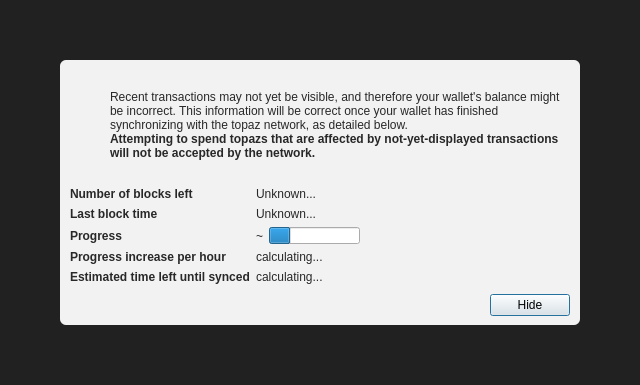
<?xml version="1.0" encoding="UTF-8"?>
<ui version="4.0">
 <class>ModalOverlay</class>
 <widget class="ModalOverlay" name="ModalOverlay">
  <property name="geometry">
   <rect>
    <x>0</x>
    <y>0</y>
    <width>640</width>
    <height>385</height>
   </rect>
  </property>
  <property name="windowTitle">
   <string>Form</string>
  </property>
  <layout class="QVBoxLayout" name="verticalLayout" stretch="0">
   <property name="sizeConstraint">
    <enum>QLayout::SetDefaultConstraint</enum>
   </property>
   <property name="leftMargin">
    <number>0</number>
   </property>
   <property name="topMargin">
    <number>0</number>
   </property>
   <property name="rightMargin">
    <number>0</number>
   </property>
   <property name="bottomMargin">
    <number>0</number>
   </property>
   <item>
    <widget class="QWidget" name="bgWidget" native="true">
     <property name="styleSheet">
      <string notr="true">#bgWidget { background: rgba(0,0,0,220); }</string>
     </property>
     <layout class="QVBoxLayout" name="verticalLayoutMain" stretch="1">
      <property name="leftMargin">
       <number>60</number>
      </property>
      <property name="topMargin">
       <number>60</number>
      </property>
      <property name="rightMargin">
       <number>60</number>
      </property>
      <property name="bottomMargin">
       <number>60</number>
      </property>
      <item>
       <widget class="QWidget" name="contentWidget" native="true">
        <property name="styleSheet">
         <string notr="true">#contentWidget { background: rgba(255,255,255,240); border-radius: 6px; }

QLabel { color: rgb(40,40,40);  }</string>
        </property>
        <layout class="QVBoxLayout" name="verticalLayoutSub" stretch="1,0,0,0">
         <property name="spacing">
          <number>0</number>
         </property>
         <property name="leftMargin">
          <number>10</number>
         </property>
         <property name="topMargin">
          <number>10</number>
         </property>
         <property name="rightMargin">
          <number>10</number>
         </property>
         <property name="bottomMargin">
          <number>10</number>
         </property>
         <item>
          <layout class="QHBoxLayout" name="horizontalLayoutIconText" stretch="0,1">
           <property name="topMargin">
            <number>20</number>
           </property>
           <item>
            <layout class="QVBoxLayout" name="verticalLayoutIcon">
             <property name="leftMargin">
              <number>0</number>
             </property>
             <item>
              <widget class="QPushButton" name="warningIcon">
               <property name="enabled">
                <bool>false</bool>
               </property>
               <property name="text">
                <string/>
               </property>
               <property name="icon">
                <iconset>
                 <normaloff>:/icons/warning</normaloff>
                 <disabledoff>:/icons/warning</disabledoff>:/icons/warning</iconset>
               </property>
               <property name="iconSize">
                <size>
                 <width>48</width>
                 <height>48</height>
                </size>
               </property>
               <property name="flat">
                <bool>true</bool>
               </property>
              </widget>
             </item>
             <item>
              <spacer name="verticalSpacerWarningIcon">
               <property name="orientation">
                <enum>Qt::Vertical</enum>
               </property>
               <property name="sizeHint" stdset="0">
                <size>
                 <width>20</width>
                 <height>40</height>
                </size>
               </property>
              </spacer>
             </item>
            </layout>
           </item>
           <item>
            <layout class="QVBoxLayout" name="verticalLayoutInfoText">
             <property name="leftMargin">
              <number>0</number>
             </property>
             <property name="topMargin">
              <number>0</number>
             </property>
             <item>
              <widget class="QLabel" name="infoText">
               <property name="text">
                <string>Recent transactions may not yet be visible, and therefore your wallet's balance might be incorrect. This information will be correct once your wallet has finished synchronizing with the topaz network, as detailed below.</string>
               </property>
               <property name="textFormat">
                <enum>Qt::RichText</enum>
               </property>
               <property name="wordWrap">
                <bool>true</bool>
               </property>
              </widget>
             </item>
             <item>
              <widget class="QLabel" name="infoTextStrong">
               <property name="font">
                <font>
                 <weight>75</weight>
                 <bold>true</bold>
                </font>
               </property>
               <property name="text">
                <string>Attempting to spend topazs that are affected by not-yet-displayed transactions will not be accepted by the network.</string>
               </property>
               <property name="textFormat">
                <enum>Qt::RichText</enum>
               </property>
               <property name="wordWrap">
                <bool>true</bool>
               </property>
              </widget>
             </item>
             <item>
              <spacer name="verticalSpacerInTextSpace">
               <property name="orientation">
                <enum>Qt::Vertical</enum>
               </property>
               <property name="sizeHint" stdset="0">
                <size>
                 <width>20</width>
                 <height>40</height>
                </size>
               </property>
              </spacer>
             </item>
            </layout>
           </item>
          </layout>
         </item>
         <item>
          <spacer name="verticalSpacerAfterText">
           <property name="orientation">
            <enum>Qt::Vertical</enum>
           </property>
           <property name="sizeHint" stdset="0">
            <size>
             <width>20</width>
             <height>40</height>
            </size>
           </property>
          </spacer>
         </item>
         <item>
          <layout class="QFormLayout" name="formLayout">
           <property name="fieldGrowthPolicy">
            <enum>QFormLayout::FieldsStayAtSizeHint</enum>
           </property>
           <property name="horizontalSpacing">
            <number>6</number>
           </property>
           <property name="verticalSpacing">
            <number>6</number>
           </property>
           <property name="topMargin">
            <number>10</number>
           </property>
           <item row="0" column="0">
            <widget class="QLabel" name="labelNumberOfBlocksLeft">
             <property name="font">
              <font>
               <weight>75</weight>
               <bold>true</bold>
              </font>
             </property>
             <property name="text">
              <string>Number of blocks left</string>
             </property>
            </widget>
           </item>
           <item row="0" column="1">
            <widget class="QLabel" name="numberOfBlocksLeft">
             <property name="text">
              <string>Unknown...</string>
             </property>
            </widget>
           </item>
           <item row="1" column="0">
            <widget class="QLabel" name="labelLastBlockTime">
             <property name="font">
              <font>
               <weight>75</weight>
               <bold>true</bold>
              </font>
             </property>
             <property name="text">
              <string>Last block time</string>
             </property>
            </widget>
           </item>
           <item row="1" column="1">
            <widget class="QLabel" name="newestBlockDate">
             <property name="sizePolicy">
              <sizepolicy hsizetype="Maximum" vsizetype="Preferred">
               <horstretch>0</horstretch>
               <verstretch>0</verstretch>
              </sizepolicy>
             </property>
             <property name="text">
              <string>Unknown...</string>
             </property>
            </widget>
           </item>
           <item row="2" column="0">
            <widget class="QLabel" name="labelSyncDone">
             <property name="font">
              <font>
               <weight>75</weight>
               <bold>true</bold>
              </font>
             </property>
             <property name="text">
              <string>Progress</string>
             </property>
            </widget>
           </item>
           <item row="2" column="1">
            <layout class="QHBoxLayout" name="horizontalLayoutSync" stretch="0,1">
             <item>
              <widget class="QLabel" name="percentageProgress">
               <property name="text">
                <string notr="true">~</string>
               </property>
              </widget>
             </item>
             <item>
              <widget class="QProgressBar" name="progressBar">
               <property name="value">
                <number>24</number>
               </property>
               <property name="format">
                <string/>
               </property>
              </widget>
             </item>
            </layout>
           </item>
           <item row="4" column="0">
            <widget class="QLabel" name="labelProgressIncrease">
             <property name="font">
              <font>
               <weight>75</weight>
               <bold>true</bold>
              </font>
             </property>
             <property name="text">
              <string>Progress increase per hour</string>
             </property>
            </widget>
           </item>
           <item row="4" column="1">
            <widget class="QLabel" name="progressIncreasePerH">
             <property name="text">
              <string>calculating...</string>
             </property>
            </widget>
           </item>
           <item row="5" column="0">
            <widget class="QLabel" name="labelEstimatedTimeLeft">
             <property name="font">
              <font>
               <weight>75</weight>
               <bold>true</bold>
              </font>
             </property>
             <property name="text">
              <string>Estimated time left until synced</string>
             </property>
            </widget>
           </item>
           <item row="5" column="1">
            <widget class="QLabel" name="expectedTimeLeft">
             <property name="text">
              <string>calculating...</string>
             </property>
            </widget>
           </item>
          </layout>
         </item>
         <item>
          <layout class="QHBoxLayout" name="horizontalLayoutButtons">
           <property name="leftMargin">
            <number>10</number>
           </property>
           <property name="topMargin">
            <number>10</number>
           </property>
           <item>
            <spacer name="horizontalSpacer">
             <property name="orientation">
              <enum>Qt::Horizontal</enum>
             </property>
             <property name="sizeHint" stdset="0">
              <size>
               <width>40</width>
               <height>20</height>
              </size>
             </property>
            </spacer>
           </item>
           <item>
            <widget class="QPushButton" name="closeButton">
             <property name="text">
              <string>Hide</string>
             </property>
             <property name="focusPolicy">
              <enum>Qt::StrongFocus</enum>
             </property>
             <property name="default">
              <bool>true</bool>
             </property>
            </widget>
           </item>
          </layout>
         </item>
        </layout>
       </widget>
      </item>
     </layout>
    </widget>
   </item>
  </layout>
 </widget>
 <customwidgets>
  <customwidget>
   <class>ModalOverlay</class>
   <extends>QWidget</extends>
   <header>qt/modaloverlay.h</header>
   <container>1</container>
  </customwidget>
 </customwidgets>
 <resources/>
 <connections/>
</ui>
